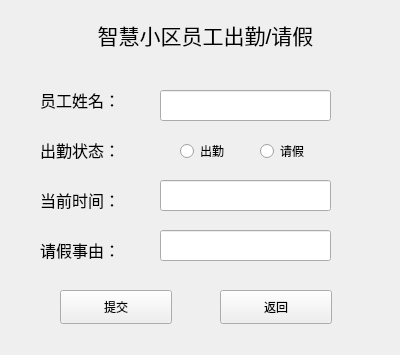
<?xml version="1.0" encoding="UTF-8"?>
<ui version="4.0">
 <class>workerfree</class>
 <widget class="QWidget" name="workerfree">
  <property name="geometry">
   <rect>
    <x>0</x>
    <y>0</y>
    <width>400</width>
    <height>355</height>
   </rect>
  </property>
  <property name="windowTitle">
   <string>出勤/请假</string>
  </property>
  <widget class="QLabel" name="label">
   <property name="geometry">
    <rect>
     <x>30</x>
     <y>0</y>
     <width>351</width>
     <height>71</height>
    </rect>
   </property>
   <property name="text">
    <string>&lt;html&gt;&lt;head/&gt;&lt;body&gt;&lt;p align=&quot;center&quot;&gt;&lt;span style=&quot; font-size:16pt;&quot;&gt;智慧小区员工出勤/请假&lt;/span&gt;&lt;/p&gt;&lt;/body&gt;&lt;/html&gt;</string>
   </property>
  </widget>
  <widget class="QLabel" name="label_2">
   <property name="geometry">
    <rect>
     <x>40</x>
     <y>80</y>
     <width>121</width>
     <height>41</height>
    </rect>
   </property>
   <property name="text">
    <string>&lt;html&gt;&lt;head/&gt;&lt;body&gt;&lt;p&gt;&lt;span style=&quot; font-size:12pt;&quot;&gt;员工姓名：&lt;/span&gt;&lt;/p&gt;&lt;/body&gt;&lt;/html&gt;</string>
   </property>
  </widget>
  <widget class="QLabel" name="label_3">
   <property name="geometry">
    <rect>
     <x>40</x>
     <y>130</y>
     <width>121</width>
     <height>41</height>
    </rect>
   </property>
   <property name="text">
    <string>&lt;html&gt;&lt;head/&gt;&lt;body&gt;&lt;p&gt;&lt;span style=&quot; font-size:12pt;&quot;&gt;出勤状态：&lt;/span&gt;&lt;/p&gt;&lt;/body&gt;&lt;/html&gt;</string>
   </property>
  </widget>
  <widget class="QLabel" name="label_4">
   <property name="geometry">
    <rect>
     <x>40</x>
     <y>180</y>
     <width>121</width>
     <height>41</height>
    </rect>
   </property>
   <property name="text">
    <string>&lt;html&gt;&lt;head/&gt;&lt;body&gt;&lt;p&gt;&lt;span style=&quot; font-size:12pt;&quot;&gt;当前时间：&lt;/span&gt;&lt;/p&gt;&lt;/body&gt;&lt;/html&gt;</string>
   </property>
  </widget>
  <widget class="QLabel" name="label_5">
   <property name="geometry">
    <rect>
     <x>40</x>
     <y>230</y>
     <width>121</width>
     <height>41</height>
    </rect>
   </property>
   <property name="text">
    <string>&lt;html&gt;&lt;head/&gt;&lt;body&gt;&lt;p&gt;&lt;span style=&quot; font-size:12pt;&quot;&gt;请假事由：&lt;/span&gt;&lt;/p&gt;&lt;/body&gt;&lt;/html&gt;</string>
   </property>
  </widget>
  <widget class="QLineEdit" name="workerNameLineEdit">
   <property name="geometry">
    <rect>
     <x>160</x>
     <y>90</y>
     <width>171</width>
     <height>31</height>
    </rect>
   </property>
  </widget>
  <widget class="QRadioButton" name="attendRadioButton">
   <property name="geometry">
    <rect>
     <x>180</x>
     <y>140</y>
     <width>132</width>
     <height>22</height>
    </rect>
   </property>
   <property name="text">
    <string>出勤</string>
   </property>
  </widget>
  <widget class="QRadioButton" name="freeRadioButton">
   <property name="geometry">
    <rect>
     <x>260</x>
     <y>140</y>
     <width>132</width>
     <height>22</height>
    </rect>
   </property>
   <property name="text">
    <string>请假</string>
   </property>
  </widget>
  <widget class="QLineEdit" name="freeTimeLineEdit">
   <property name="geometry">
    <rect>
     <x>160</x>
     <y>180</y>
     <width>171</width>
     <height>31</height>
    </rect>
   </property>
  </widget>
  <widget class="QLineEdit" name="freeTextLineEdit">
   <property name="geometry">
    <rect>
     <x>160</x>
     <y>230</y>
     <width>171</width>
     <height>31</height>
    </rect>
   </property>
  </widget>
  <widget class="QPushButton" name="workerFreeBtn">
   <property name="geometry">
    <rect>
     <x>60</x>
     <y>290</y>
     <width>112</width>
     <height>34</height>
    </rect>
   </property>
   <property name="text">
    <string>提交</string>
   </property>
  </widget>
  <widget class="QPushButton" name="workerFreeReturnBtn">
   <property name="geometry">
    <rect>
     <x>220</x>
     <y>290</y>
     <width>112</width>
     <height>34</height>
    </rect>
   </property>
   <property name="text">
    <string>返回</string>
   </property>
  </widget>
 </widget>
 <resources/>
 <connections/>
</ui>
